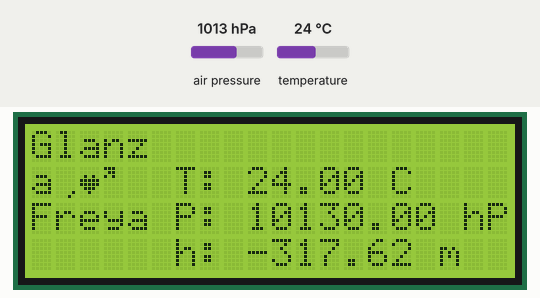
Recording of a sketch running on a simulated Arduino Uno, built with avr-gcc and run on an emulated ATmega328P. Parts: 20×4 character LCD. The inputs (shaded band) are chosen by the test bench; at power-on: air pressure 1013 hPa, temperature 24 °C. What the sketch prints to the serial monitor is not drawn.

Above: at 6.3 s.
6.4 s: air pressure set to 952 hPa
At 9.2 s:
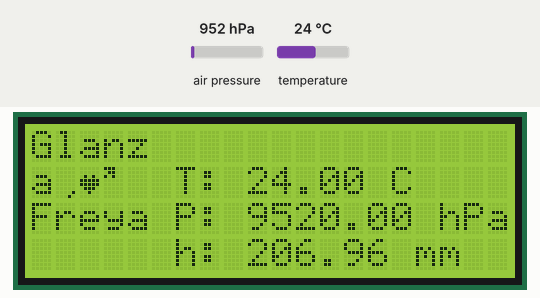
10.0 s: air pressure set to 975 hPa
At 12.8 s:
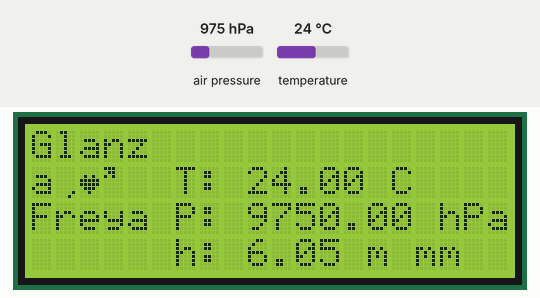
13.4 s: temperature set to 12 °C
At 16.4 s:
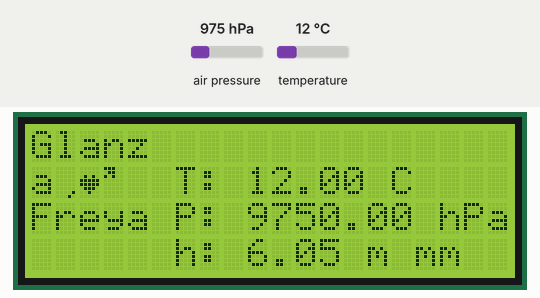
16.7 s: temperature set to 19 °C
Timing chart, 0 to 19.7 s (numbered marks = the images above; inputs shaded):
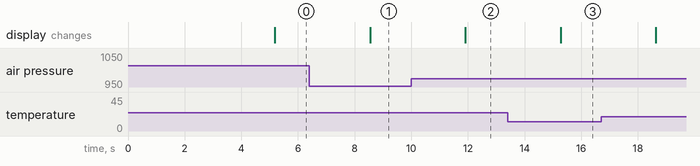

The sketch:

BMP280-MySQL-Atmega.ino
```cpp
// Upload this with SW 3 and SW 4 ON
#include <Wire.h> //
#include <SoftwareSerial.h>
#include <LiquidCrystal_I2C.h>
#include <Adafruit_BMP280.h>

Adafruit_BMP280 bmp; // I2C Interface
float pressure, alt, temperature;
SoftwareSerial ss(2,3);
// default address 0x27
// LCD 20x4 (20,4)
LiquidCrystal_I2C lcd = LiquidCrystal_I2C(0x27, 20, 4);

byte Heart[8] = {
0b00000,
0b00000,
0b01010,
0b11111,
0b11111,
0b01110,
0b00100,
0b00000
};
byte Southwest[8] =
{
0b00000,
0b00000,
0b00000,
0b00000,
0b00000,
0b00000,
0b00001,
0b00010
};

byte Northeast[8] =
{
0b11100,
0b01100,
0b10100,
0b00000,
0b00000,
0b00000,
0b00000,
0b00000
};

void setup() {
  lcd.init();
  lcd.backlight();
  lcd.clear();
  lcd.createChar(0, Heart);
  lcd.createChar(1, Southwest);
  lcd.createChar(2, Northeast);
  lcd.clear();
  lcd.print("Glanz");
  Serial.begin(9600);
  Serial.println("BMP280 Sensor with LCD");
  Serial.println("with Arduino UNO WiFi R3-ESP8266 by Glanz and Freya");
  if (!bmp.begin()) {
    Serial.println(F("Could not find a valid BMP280 sensor, check wiring!"));
    while (1);
  }

  /* Default settings from datasheet. */
  bmp.setSampling(Adafruit_BMP280::MODE_NORMAL,     /* Operating Mode. */
                  Adafruit_BMP280::SAMPLING_X2,     /* Temp. oversampling */
                  Adafruit_BMP280::SAMPLING_X16,    /* Pressure oversampling */
                  Adafruit_BMP280::FILTER_X16,      /* Filtering. */
                  Adafruit_BMP280::STANDBY_MS_500); /* Standby time. */

  ss.begin(115200);
  delay(5000);
}

void loop() {
  temperature = bmp.readTemperature();
  pressure = bmp.readPressure()/100; //displaying the Pressure in hPa, you can change the unit
  alt = bmp.readAltitude(975.7); //The "975.7" is the pressure(hPa) at sea level in day in your region
  //If you don't know it, modify it until you get your current altitude

  // Write the data captured by BMP280 in Serial Monitor / PC
  Serial.print(F("Temperature = "));
  Serial.print(bmp.readTemperature());
  Serial.println(" C");

  Serial.print(F("Pressure = "));
  Serial.print(bmp.readPressure()/100);
  Serial.println(" hPa");

  Serial.print(F("Approx altitude = "));
  Serial.print(bmp.readAltitude(975.7));
  Serial.println(" m");

  // Write the data captured by BMP280 in LCD 20x4
  lcd.setCursor(1, 1);
  lcd.write(1);
  lcd.setCursor(2, 1);
  lcd.write(0);
  lcd.setCursor(3, 1);
  lcd.write(2);
  lcd.setCursor(0, 2);
  lcd.print("Freya");

  lcd.setCursor(6,1);
  lcd.print("T: ");
  lcd.print(bmp.readTemperature());lcd.print(" C");

  lcd.setCursor(6,2);
  lcd.print("P: ");
  lcd.print(bmp.readPressure()/10);lcd.print(" hPa");

  lcd.setCursor(6,3);
  lcd.print("h: ");
  lcd.print(bmp.readAltitude(975.7));lcd.print(" m");

  // send data to ESP8266 with serial communication
  String sendToESP = "";
  sendToESP += bmp.readAltitude(975.7);
  sendToESP += ";";
  sendToESP += bmp.readTemperature();
  ss.println(sendToESP);
  delay(3300);

}
```

Measured:
- after the input at 6.4 s, the display: changes after 2.1 s (image 1)
- after the input at 10.0 s, the display: changes after 1.9 s (image 2)
- after the input at 13.4 s, the display: changes after 1.9 s (image 3)
